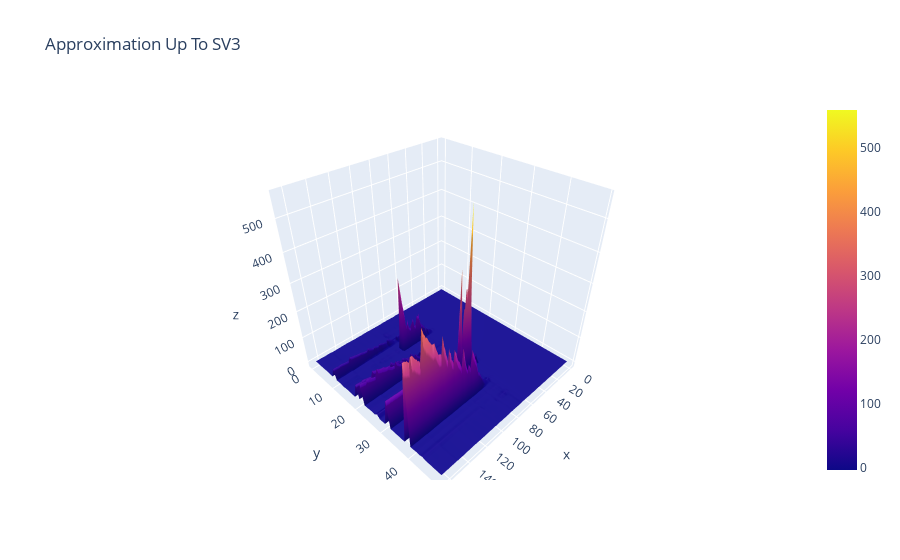

This figure's notebook cell:
### Code cell
approx_uptorank3 = approx_uptorank3_meancentered + b
fig = go.Figure(data=[go.Surface(z=approx_uptorank3)])
fig.update_layout(title='Approximation Up To SV3',autosize=True)
fig.show()

### Figure 1 — Plotly figure (JSON) as saved in the notebook; plotly's stock layout.template omitted (floating-point values rounded to 4 significant figures; data arrays with more than 128 entries replaced by an {"elided": "..."} marker saying what was removed)
{"data": [{"type": "surface", "z": {"elided": "50x166 float values"}}], "layout": {"autosize": true, "title": {"text": "Approximation Up To SV3"}}}
